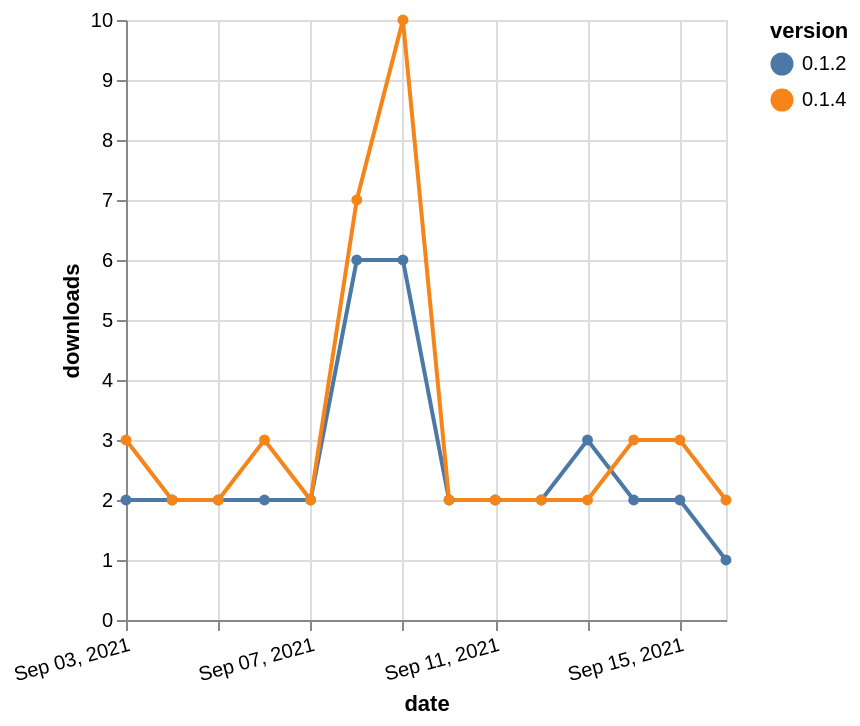

Describe this chart as a Vega-Lite specification.
### Vega-Lite specification from a JSON file in a GitHub repository (floating-point values rounded to 4 significant figures)
{"$schema": "https://vega.github.io/schema/vega-lite/v5.json", "description": "A simple bar chart with embedded data.", "data": {"values": [{"date": "2021-09-03", "total": 12280, "delta": 2, "version": "0.1.2"}, {"date": "2021-09-04", "total": 12282, "delta": 2, "version": "0.1.2"}, {"date": "2021-09-05", "total": 12284, "delta": 2, "version": "0.1.2"}, {"date": "2021-09-06", "total": 12286, "delta": 2, "version": "0.1.2"}, {"date": "2021-09-07", "total": 12288, "delta": 2, "version": "0.1.2"}, {"date": "2021-09-08", "total": 12294, "delta": 6, "version": "0.1.2"}, {"date": "2021-09-09", "total": 12300, "delta": 6, "version": "0.1.2"}, {"date": "2021-09-10", "total": 12302, "delta": 2, "version": "0.1.2"}, {"date": "2021-09-11", "total": 12304, "delta": 2, "version": "0.1.2"}, {"date": "2021-09-12", "total": 12306, "delta": 2, "version": "0.1.2"}, {"date": "2021-09-13", "total": 12309, "delta": 3, "version": "0.1.2"}, {"date": "2021-09-14", "total": 12311, "delta": 2, "version": "0.1.2"}, {"date": "2021-09-15", "total": 12313, "delta": 2, "version": "0.1.2"}, {"date": "2021-09-16", "total": 12314, "delta": 1, "version": "0.1.2"}, {"date": "2021-09-03", "total": 7286, "delta": 3, "version": "0.1.4"}, {"date": "2021-09-04", "total": 7288, "delta": 2, "version": "0.1.4"}, {"date": "2021-09-05", "total": 7290, "delta": 2, "version": "0.1.4"}, {"date": "2021-09-06", "total": 7293, "delta": 3, "version": "0.1.4"}, {"date": "2021-09-07", "total": 7295, "delta": 2, "version": "0.1.4"}, {"date": "2021-09-08", "total": 7302, "delta": 7, "version": "0.1.4"}, {"date": "2021-09-09", "total": 7312, "delta": 10, "version": "0.1.4"}, {"date": "2021-09-10", "total": 7314, "delta": 2, "version": "0.1.4"}, {"date": "2021-09-11", "total": 7316, "delta": 2, "version": "0.1.4"}, {"date": "2021-09-12", "total": 7318, "delta": 2, "version": "0.1.4"}, {"date": "2021-09-13", "total": 7320, "delta": 2, "version": "0.1.4"}, {"date": "2021-09-14", "total": 7323, "delta": 3, "version": "0.1.4"}, {"date": "2021-09-15", "total": 7326, "delta": 3, "version": "0.1.4"}, {"date": "2021-09-16", "total": 7328, "delta": 2, "version": "0.1.4"}]}, "width": "container", "mark": {"type": "line", "point": {"filled": true}}, "encoding": {"x": {"field": "date", "type": "temporal", "timeUnit": "yearmonthdate", "title": "date", "axis": {"labelAngle": -15}}, "y": {"field": "delta", "type": "quantitative", "title": "downloads"}, "color": {"field": "version", "type": "nominal"}, "tooltip": {"field": "delta"}}}
